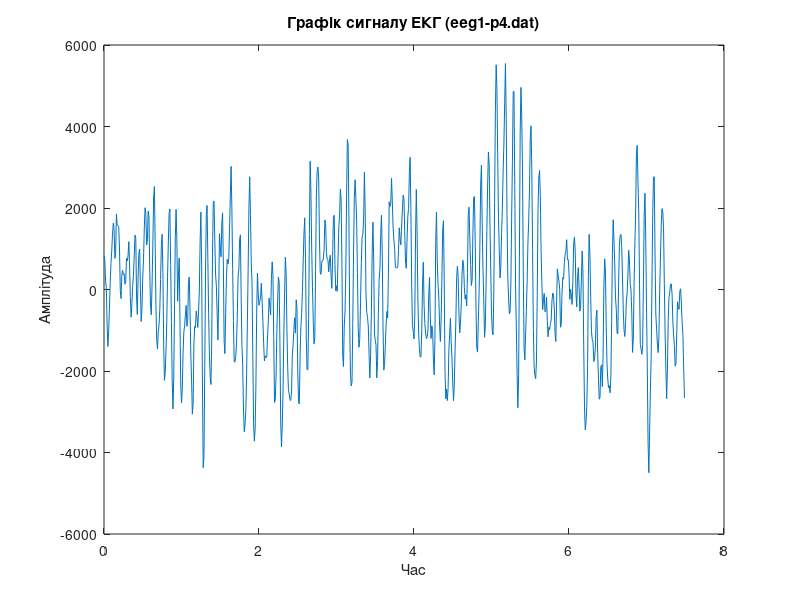
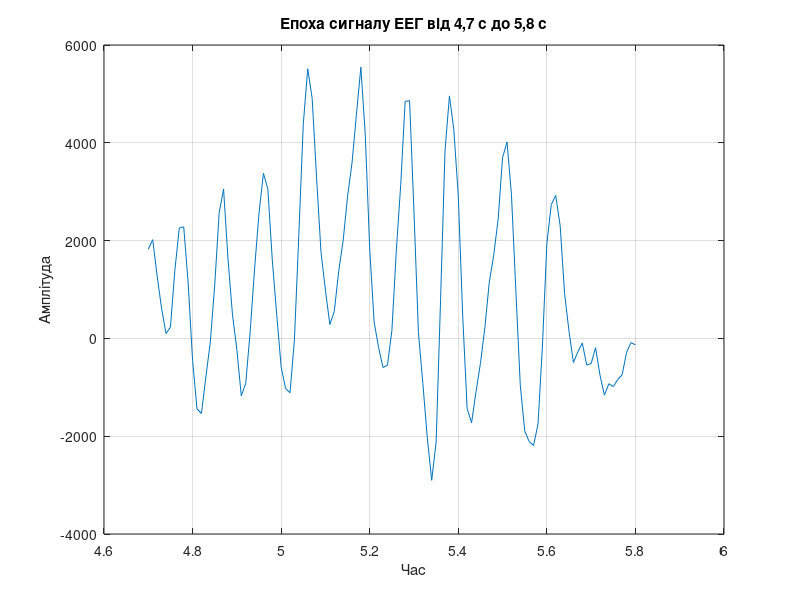
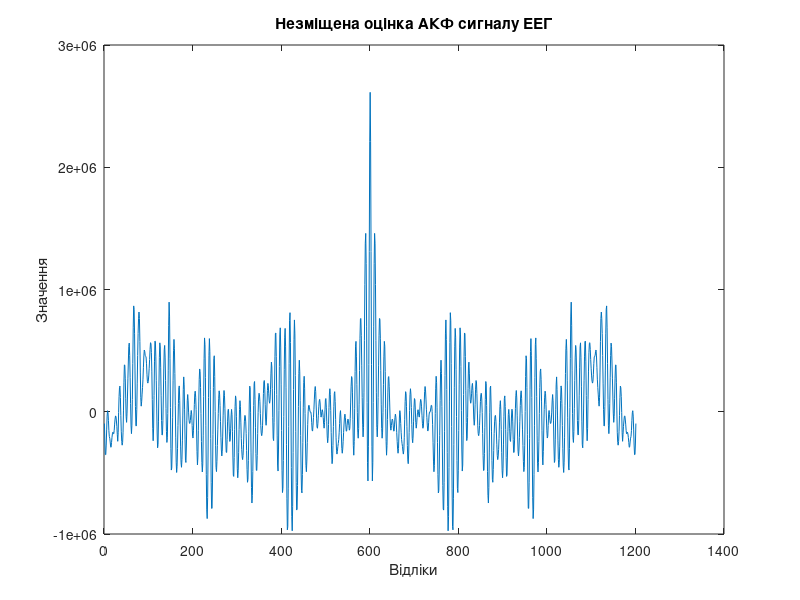
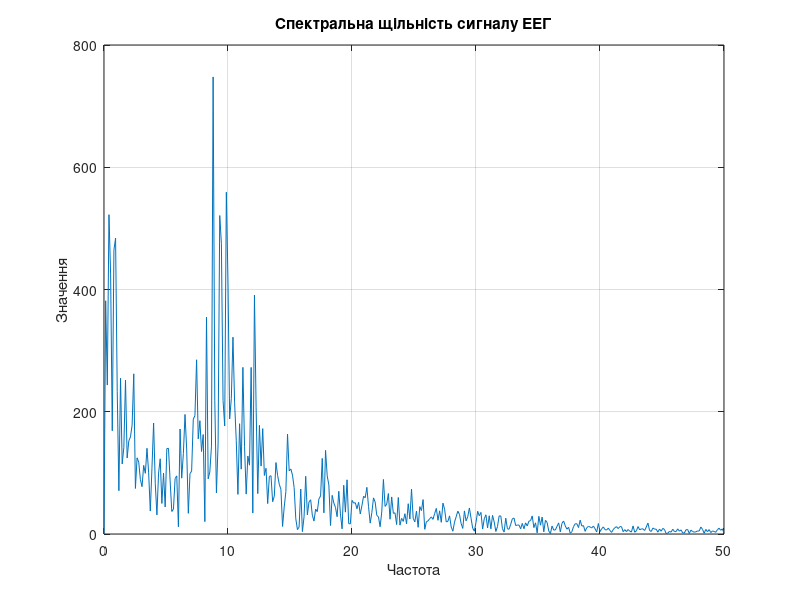

The MATLAB script that drew these images, in order:
%=== Завдання #2.1 ===
% Завантаження сигналу ЕЕГ файл (eeg1-p4.dat)
fs = 100;
eeg = load('eeg1-p4.dat');
eeg1 = detrend(eeg);
t = (0:length(eeg1)-1)/fs;
figure(6)
plot(t, eeg1); title('Графік сигналу ЕКГ (eeg1-p4.dat)');
xlabel('Час'); ylabel('Амплітуда');

%=== Завдання #2.2 ===
% Виділення епохи сигналу ЕЕГ від t1 = 4,7 с до t2 = 5,8 с
t1 = 4.7;
t2 = 5.8;
n1 = fix(t1*fs)+1;
n2 = fix(t2*fs)+1;
figure(7)
plot(t(n1:n2), eeg1(n1:n2)), grid on;
title('Епоха сигналу ЕЕГ від 4,7 с до 5,8 с');
xlabel('Час'); ylabel('Амплітуда');

%=== Завдання #2.3 ===
% Обчислення незміщеної оцінки АКФ сигналу ЕЕГ
maxlag1 = fix(0.8*length(eeg1));
akf = xcorr(eeg1, maxlag1, 'unbiased');
figure(8)
plot(akf);
title('Незміщена оцінка АКФ сигналу ЕЕГ');
xlabel('Відліки'); ylabel('Значення');

%=== Завдання #2.5 ===
% Обчислення спектральної щільності сигналу
Sx = abs(fft(eeg1)/length(eeg1));
Sy = Sx(1:length(eeg1)/2+1);
Sy(2:end-1) = 2*Sy(2:end-1);
f = fs*(0:(length(eeg1)/2))/length(eeg1);
figure(9)
plot(f,Sy), grid on;
title('Спектральна щільність сигналу ЕЕГ');
xlabel('Частота'); ylabel('Значення');

%=== Завдання #2.6 ===
% Завантаження сигналу ЕЕГ файл (eeg1-f3.dat)
eeg_ = load('eeg1-f3.dat');
eeg_1 = detrend(eeg_);
t_ = (0:length(eeg_1)-1)/fs;
figure(10)
plot(t_, eeg_1); title('Графік сигналу ЕЕГ (eeg1-f3.dat)');
xlabel('Час'); ylabel('Амплітуда');

% Виділення епохи сигналу ЕЕГ від t1 = 4,2 с до t2 = 4,96 с
t_1 = 4.2;
t_2 = 4.96;
n_1 = fix(t_1*fs)+1;
n_2 = fix(t_2*fs)+1;
figure(11)
plot(t_(n_1:n_2), eeg_1(n_1:n_2)), grid on;
title('Епоха сигналу ЕЕГ від 4,2 с до 4,96 с');
xlabel('Час'); ylabel('Амплітуда');

% Обчислення незміщеної оцінки АКФ сигналу ЕЕГ
maxlag2 = fix(0.8*length(eeg_1));
akf2 = xcorr(eeg_1, maxlag2, 'unbiased');
figure(12)
plot(akf2);
title('Незміщена оцінка АКФ сигналу ЕЕГ');
xlabel('Відліки'); ylabel('Значення');

% Обчислення спектральної щільності сигналу
Sx = abs(fft(eeg_1)/length(eeg_1));
Sy = Sx(1:length(eeg_1)/2+1);
Sy(2:end-1) = 2*Sy(2:end-1);
f = fs*(0:(length(eeg_1)/2))/length(eeg_1);
figure(13)
plot(f,Sy), grid on;
title('Спектральна щільність сигналу ЕЕГ');
xlabel('Частота'); ylabel('Значення');
